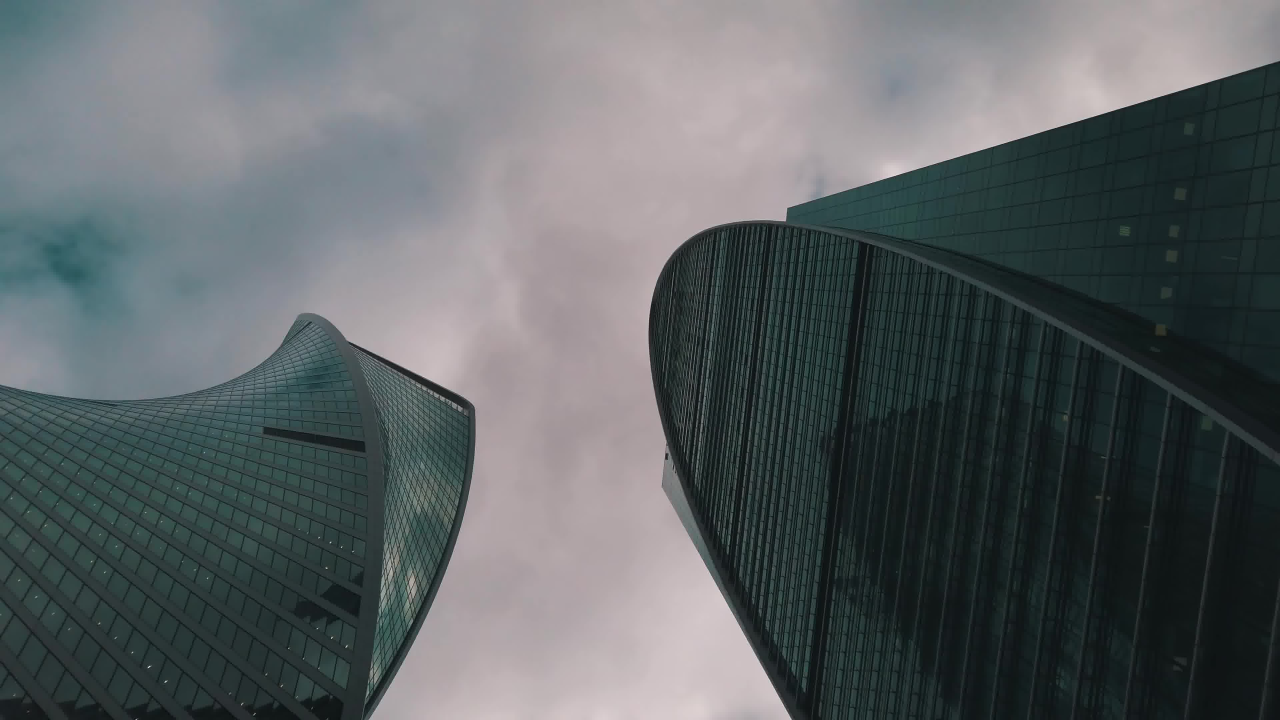
#> input picture blending_tracker/33.jpg, 3840 x 2160 px, found by its file name (shown at 1/3 size)
$ python 'blend - copy.py'
#> lines starting #> are read from the running program, lines starting #| are printed output that depends on the picture
import cv2
import numpy as np
from matplotlib import pyplot as plt

def nop(x):
  pass

cv2.namedWindow('Blending')

cv2.createTrackbar("Alpha", "Blending" , 0,10, nop)
#> slider 'Alpha' is set to 3
cv2.createTrackbar("Beta" ,  "Blending", 0,10, nop)
#> slider 'Beta' is set to 3
cv2.createTrackbar("Gamma",  "Blending", 0,10, nop)
#> slider 'Gamma' is set to 3
img1 = cv2.imread('C:\\Users\\student\\Desktop\\33.jpg')
#> img1 is the input picture: shape (2160, 3840, 3); mean B, G, R 100.3, 98.3, 92.3
img2 = cv2.imread('C:\\Users\\student\\Desktop\\44.jpg')
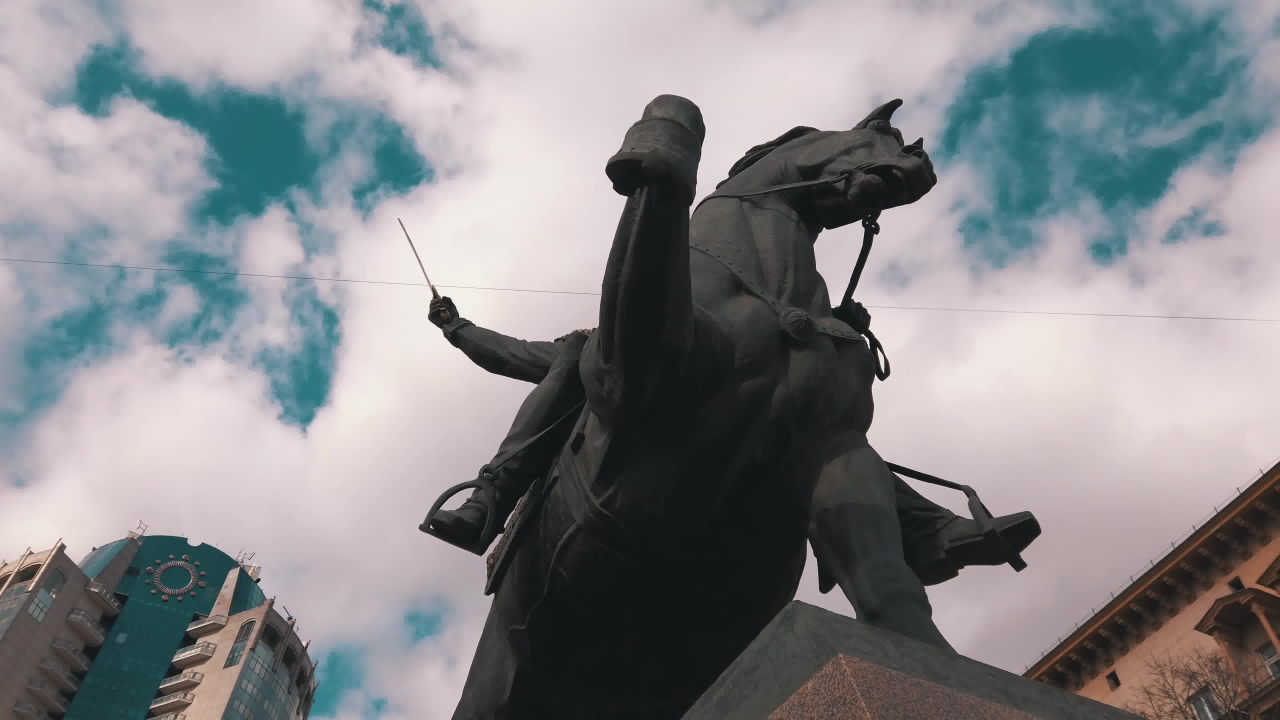
#> input picture blending_tracker/44.jpg, 3840 x 2160 px, found by its file name (shown at 1/3 size)
#> img2 is the input picture: shape (2160, 3840, 3); mean B, G, R 138.8, 136, 134.9
new_w, new_h = 640, 640
img1 = cv2.resize(img1, (new_w, new_h), interpolation = cv2.INTER_AREA)
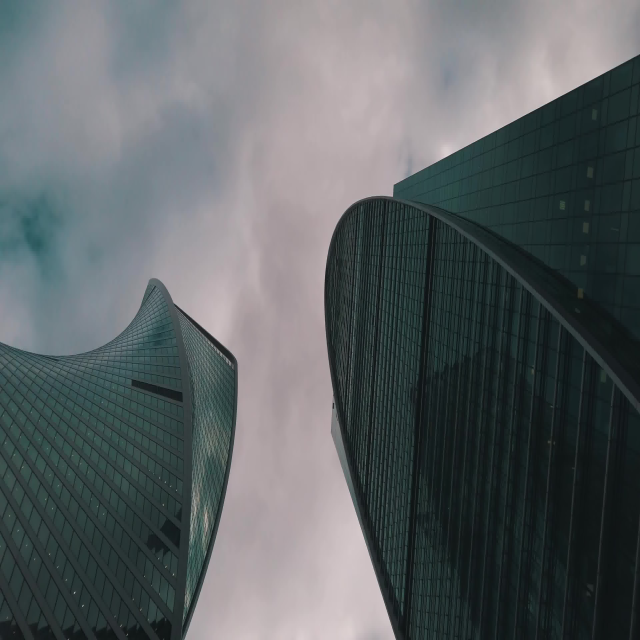
#> img1: shape (640, 640, 3); mean B, G, R 100.3, 98.3, 92.3
img2 = cv2.resize(img2, (new_w, new_h), interpolation = cv2.INTER_AREA)
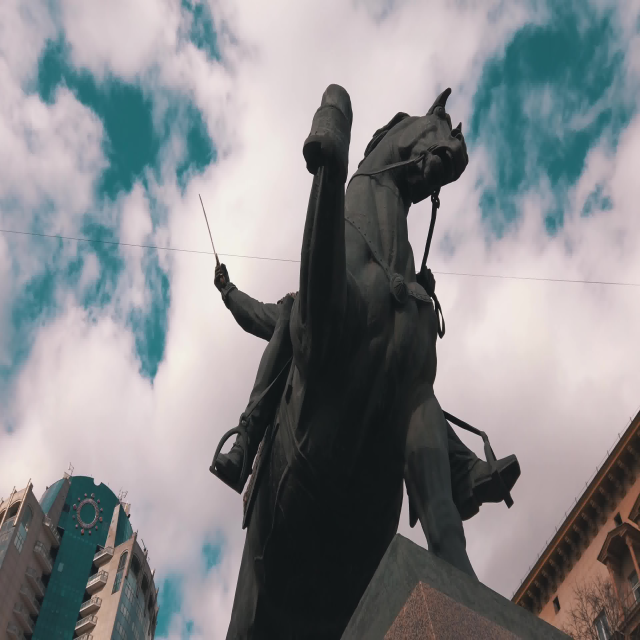
#> img2: shape (640, 640, 3); mean B, G, R 138.8, 136, 134.9

while (1):
    a = cv2.getTrackbarPos("Alpha", "Blending")
    b = cv2.getTrackbarPos("Beta",  "Blending")
    c = cv2.getTrackbarPos("Gamma",  "Blending")
    dst = cv2.addWeighted(img1,a/10,img2,b/10, c/10)
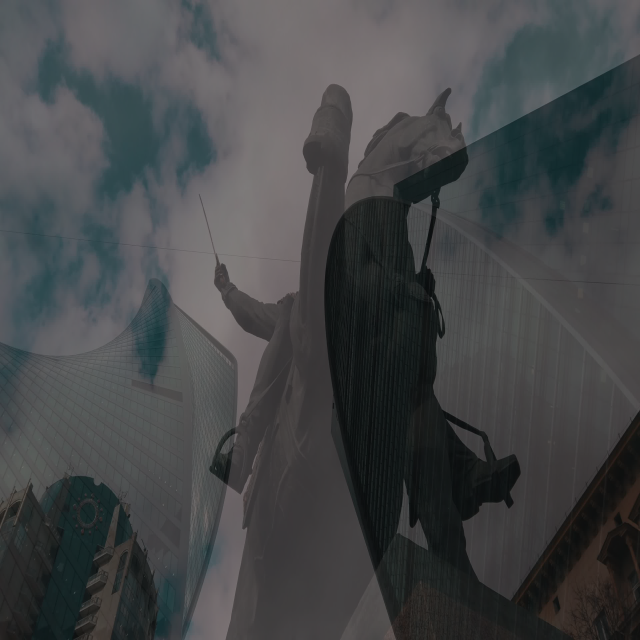
#> dst: shape (640, 640, 3); mean B, G, R 72, 70.6, 68.5
    cv2.imshow('dst',dst)

    k = cv2.waitKey(1) & 0xFF
#> (key Esc is pressed here)
    if k == 27:
      break

cv2.destroyAllWindows()
